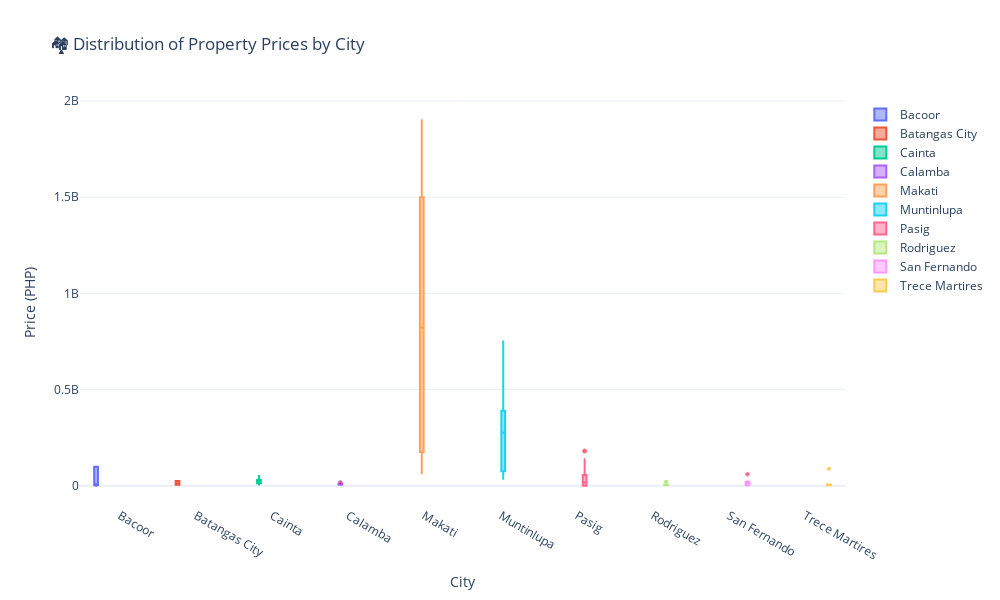

The code cell stored with this chart in its notebook:
### Code cell
import plotly.graph_objects as go

# Drop missing values
df_plot = df.dropna(subset=["Price_clean"])

# Sort cities alphabetically (optional)
df_plot = df_plot.sort_values(by="City")

# Create a trace (one box per city)
fig = go.Figure()

for city in df_plot["City"].unique():
    fig.add_trace(go.Box(
        y=df_plot.loc[df_plot["City"] == city, "Price_clean"],
        name=city,
        # boxmean='sd',  # show mean and standard deviation
        marker=dict(outliercolor='rgba(255, 0, 0, 0.6)', size=4)
    ))

# Customize layout
fig.update_layout(
    title="🏘️ Distribution of Property Prices by City",
    yaxis_title="Price (PHP)",
    xaxis_title="City",
    boxmode="group",
    template="plotly_white",
    height=600,
    width=1000
)

fig.show()

### Figure 1 — Plotly figure (JSON) as saved in the notebook; plotly's stock layout.template omitted (floating-point values rounded to 4 significant figures)
{"data": [{"marker": {"outliercolor": "rgba(255, 0, 0, 0.6)", "size": 4}, "name": "Bacoor", "type": "box", "y": [98000000, 3200000, 98000000, 98000000, 3636387, 2606915, 6341200, 2287943, 1]}, {"marker": {"outliercolor": "rgba(255, 0, 0, 0.6)", "size": 4}, "name": "Batangas City", "type": "box", "y": [12152500, 10600000, 9900000, 25000000, 4809000, 11174000, 25000000, 4571000, 5097000, 25000000]}, {"marker": {"outliercolor": "rgba(255, 0, 0, 0.6)", "size": 4}, "name": "Cainta", "type": "box", "y": [12845500, 10624200, 17000000, 6800000, 32500000, 30000000, 27000000, 15000000, 26000000, 50000000]}, {"marker": {"outliercolor": "rgba(255, 0, 0, 0.6)", "size": 4}, "name": "Calamba", "type": "box", "y": [10510000, 7070000, 5650000, 4900000, 9210000, 4990000, 15713700, 5841700, 7559056, 5430000]}, {"marker": {"outliercolor": "rgba(255, 0, 0, 0.6)", "size": 4}, "name": "Makati", "type": "box", "y": [1500000000, 650000000, 1500000000, 1700000000, 1900000000, 175000000, 400000000, 65000000, 95000000, 996000000]}, {"marker": {"outliercolor": "rgba(255, 0, 0, 0.6)", "size": 4}, "name": "Muntinlupa", "type": "box", "y": [158000000, 45000000, 390000000, 36061000, 360000000, 350000000, 200000000, 390000000, 75000000, 750000000]}, {"marker": {"outliercolor": "rgba(255, 0, 0, 0.6)", "size": 4}, "name": "Pasig", "type": "box", "y": [256598, 256598, 137000000, 180000000, 55000000, 26000000, 18800000, 15000000, 7756000, 256598]}, {"marker": {"outliercolor": "rgba(255, 0, 0, 0.6)", "size": 4}, "name": "Rodriguez", "type": "box", "y": [4150000, 4150000, 6549000, 20000000, 6549000, 2370000, 4150000, 4150000, 4150000, 4150000]}, {"marker": {"outliercolor": "rgba(255, 0, 0, 0.6)", "size": 4}, "name": "San Fernando", "type": "box", "y": [2073000, 1922000, 6600000, 22000000, 20000000, 9842000, 1656000, 60000000, 3595200, 5500000]}, {"marker": {"outliercolor": "rgba(255, 0, 0, 0.6)", "size": 4}, "name": "Trece Martires", "type": "box", "y": [5796220, 5073980, 2208800, 88000000, 5486400, 5486400, 2917331, 6508357, 2642200, 2642200]}], "layout": {"boxmode": "group", "height": 600, "title": {"text": "🏘️ Distribution of Property Prices by City"}, "width": 1000, "xaxis": {"title": {"text": "City"}}, "yaxis": {"title": {"text": "Price (PHP)"}}}}
